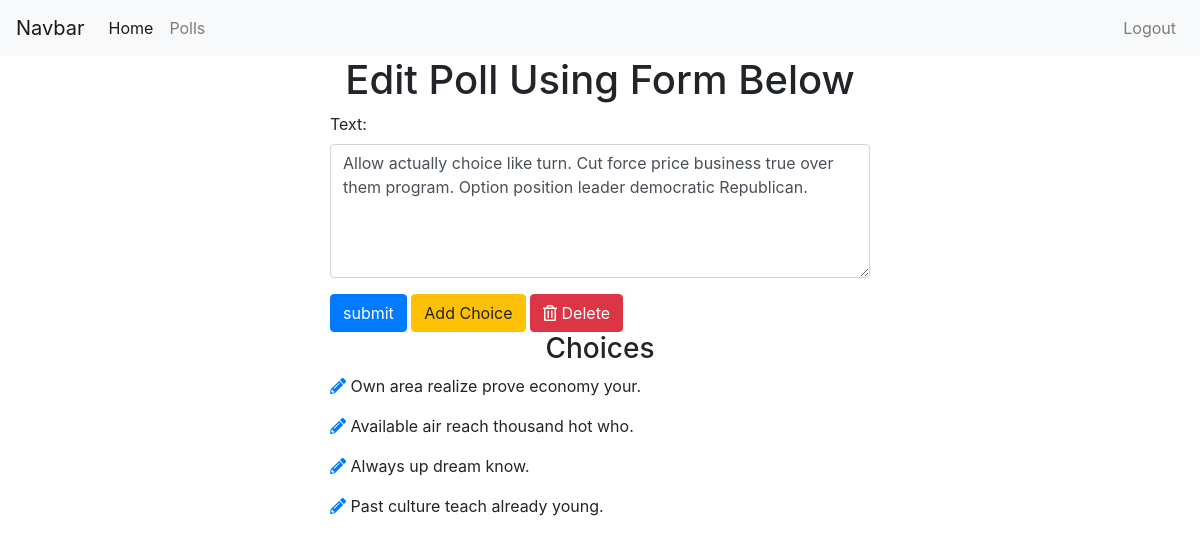
/polls/edit/22 (signed in), run on the app's committed database.
### polls/models.py (models this page shows, shortened)
class Poll(models.Model):
    owner = models.ForeignKey(User, on_delete=models.CASCADE, default=1)
    text = models.CharField(max_length=255)
    pub_date = models.DateField()

class Choice(models.Model):
    poll = models.ForeignKey(Poll, on_delete=models.CASCADE)
    choice_text = models.CharField(max_length=255)

### polls/views.py (the view)
# urls.py: path('edit/<int:poll_id>', views.edit_poll, name='edit_poll'),
@login_required
def edit_poll(request, poll_id):
    poll = get_object_or_404(Poll, id=poll_id)
    if request.user != poll.owner:
        return redirect('/')
    if request.method == "POST":
        form = EditPollForm(request.POST, instance=poll)
        if form.is_valid():
            form.save()
            messages.success(
                            request,
                            'Poll Edit Successfuly!',
                            extra_tags='alert alert-success alert-dismissible fade show'
                            )
            return redirect('polls:list')
    else:
        form = EditPollForm(instance=poll)
    return render(request, 'polls/edit_poll.html', {'form': form, 'poll': poll})

### polls/forms.py
class EditPollForm(forms.ModelForm):
    class Meta:
        model = Poll
        fields = ['text']
        widgets = {
            'text': forms.Textarea(attrs={"class": "form-control", "rows": 5, "cols": 20})
        }

### polls/templates/polls/edit_poll.html (shortened to what this page needs)
{% extends 'base.html' %}
{% block content %}
<div class="container">
        <h1 class="text-center">Edit Poll Using Form Below</h1>
        <div class="row">
            <div class="col-sm-6 offset-sm-3">
                <form action="" method="post">
                    {% for field in form %}
                    <div class="form-group">
                        {{ field.label_tag }}
                        {{ field }}
                    </div>
                    {% endfor %}
                    <input type="submit" value="submit" class="btn btn-primary">
                    <a href="{% url 'polls:add_choice' poll.id %}"
                        class="btn btn-warning">Add Choice</a>
                    <a href="{% url 'polls:poll_confirm_delete' poll.id %}"
                        class='btn btn-danger'>
                        <i class="far fa-trash-alt"></i> Delete
                    </a>
                </form>
                <h3 class="text-center">Choices</h3>
                {% for choice in poll.choice_set.all %}
                    <p>
                        <a href="{% url 'polls:edit_choice' choice.id %}"><i class="fas fa-pencil-alt"></i></a>
                        {{choice.choice_text}}
                    </p>
                {% endfor %}
            </div>
        </div>
    </div>
{% endblock %}

### data on the page
Poll: form "Allow actually choice like turn. Cut force price business true over them program. Option position leader democratic Republican."
Choice: choice_text "Own area realize prove economy your."
Choice: choice_text "Available air reach thousand hot who."
Choice: choice_text "Always up dream know."
Choice: choice_text "Past culture teach already young."

### other printed values
{{ field.label_tag }} "Text:"
